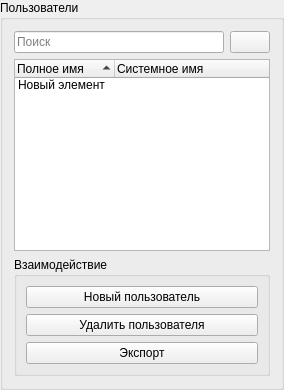
         <widget class="QGroupBox" name="users_list_layout">
          <property name="maximumSize">
           <size>
            <width>350</width>
            <height>16777215</height>
           </size>
          </property>
          <property name="title">
           <string>Пользователи</string>
          </property>
          <layout class="QVBoxLayout" name="verticalLayout_3">
           <item>
            <layout class="QHBoxLayout" name="horizontalLayout_57">
             <item>
              <widget class="QLineEdit" name="le_search_user">
               <property name="placeholderText">
                <string>Поиск</string>
               </property>
               <property name="clearButtonEnabled">
                <bool>true</bool>
               </property>
              </widget>
             </item>
             <item>
              <widget class="QPushButton" name="btn_refresh_users_tab">
               <property name="text">
                <string/>
               </property>
               <property name="icon">
                <iconset theme="QIcon::ThemeIcon::ViewRefresh"/>
               </property>
               <property name="default">
                <bool>false</bool>
               </property>
               <property name="flat">
                <bool>false</bool>
               </property>
              </widget>
             </item>
            </layout>
           </item>
           <item>
            <widget class="QTreeWidget" name="list_users">
             <property name="sizePolicy">
              <sizepolicy hsizetype="Expanding" vsizetype="Expanding">
               <horstretch>0</horstretch>
               <verstretch>0</verstretch>
              </sizepolicy>
             </property>
             <property name="dragEnabled">
              <bool>false</bool>
             </property>
             <property name="rootIsDecorated">
              <bool>false</bool>
             </property>
             <property name="uniformRowHeights">
              <bool>false</bool>
             </property>
             <property name="itemsExpandable">
              <bool>false</bool>
             </property>
             <property name="sortingEnabled">
              <bool>true</bool>
             </property>
             <property name="animated">
              <bool>true</bool>
             </property>
             <property name="allColumnsShowFocus">
              <bool>true</bool>
             </property>
             <property name="wordWrap">
              <bool>false</bool>
             </property>
             <property name="headerHidden">
              <bool>false</bool>
             </property>
             <attribute name="headerHighlightSections">
              <bool>false</bool>
             </attribute>
             <column>
              <property name="text">
               <string>Полное имя</string>
              </property>
             </column>
             <column>
              <property name="text">
               <string>Системное имя</string>
              </property>
             </column>
             <item>
              <property name="text">
               <string>Новый элемент</string>
              </property>
             </item>
            </widget>
           </item>
           <item>
            <widget class="QGroupBox" name="groupBox_16">
             <property name="title">
              <string>Взаимодействие</string>
             </property>
             <layout class="QVBoxLayout" name="verticalLayout_5">
              <item>
               <widget class="QPushButton" name="btn_user_create">
                <property name="text">
                 <string>Новый пользователь</string>
                </property>
               </widget>
              </item>
              <item>
               <widget class="QPushButton" name="btn_user_delete">
                <property name="text">
                 <string>Удалить пользователя</string>
                </property>
               </widget>
              </item>
              <item>
               <widget class="QPushButton" name="btn_user_export">
                <property name="text">
                 <string>Экспорт</string>
                </property>
               </widget>
              </item>
             </layout>
            </widget>
           </item>
          </layout>
         </widget>
